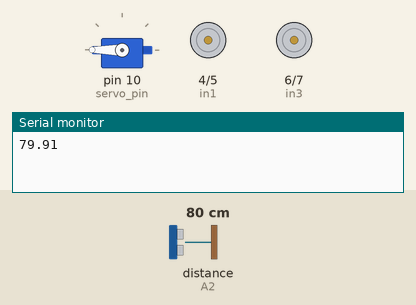
Simulated run of this sketch. Board: Arduino Uno, built with avr-gcc and run on an emulated ATmega328P. Shown: servo, motor-driver pin pairs drawn as motors (green arrow = first pin HIGH = forward, orange = second pin HIGH = backward, longer = more drive, scaled by the enable pin), the last lines printed to the serial monitor. Wiring (inferred from the names in the program): ultrasonic range finder: trigger A1; echo A2. The test bench sets the inputs (shaded band); at power-on: distance to the obstacle (sensor on A2) 80 cm. The echo pulse lasts 58.3 µs per cm.

Above: at 2.0 s.
2.1 s: distance to the obstacle (sensor on A2) set to 23 cm
5.6 s: distance to the obstacle (sensor on A2) set to 18 cm
At 7.2 s:
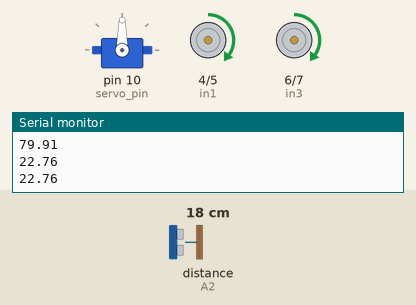
8.4 s: distance to the obstacle (sensor on A2) set to 35 cm
At 9.5 s:
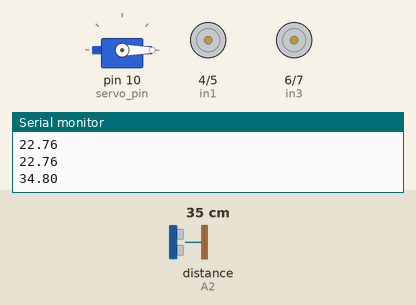
11.9 s: distance to the obstacle (sensor on A2) set to 2 cm
At 12.11 s:
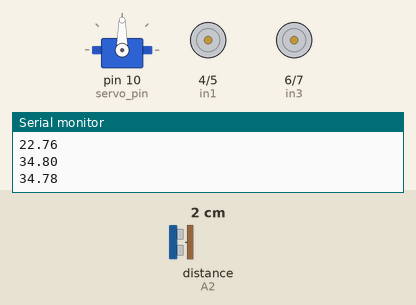
14.5 s: distance to the obstacle (sensor on A2) set to 60 cm
At 15.0 s:
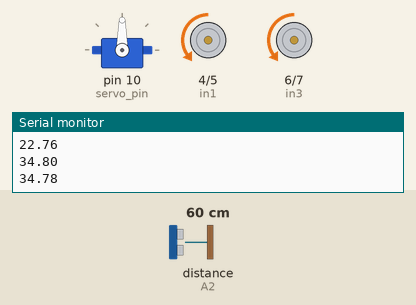
Timing chart, 0 to 19.0 s (numbered marks = the images above; inputs shaded):
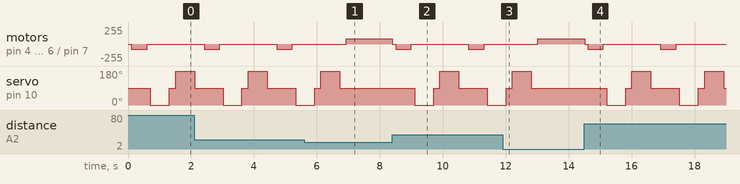

Measured:
- the behaviour switches between 21 and 20 cm on distance to the obstacle (sensor on A2) (found by bisection; images 0 and 1)
- after the input at 5.6 s, servo on pin 10 (servo_pin): goes on until 6.7 s, then stays 90°
- after the input at 8.4 s, motor on pin 4 (in1) / pin 5 (in2), motor on pin 6 (in3) / pin 7 (in4): goes stopped 0.10 s, backward 80/255 0.50 s, stopped 1.8 s, backward 80/255 0.50 s, then stopped, starting at once
- after the input at 11.9 s, servo on pin 10 (servo_pin): goes on until 12.8 s, then stays 90°
- after the input at 14.5 s, motor on pin 4 (in1) / pin 5 (in2), motor on pin 6 (in3) / pin 7 (in4): goes stopped 0.10 s, backward 80/255 0.50 s, stopped 1.8 s, backward 80/255 0.50 s, then stopped, starting at once
- by itself, motor on pin 4 (in1) / pin 5 (in2), motor on pin 6 (in3) / pin 7 (in4): alternates backward 80/255 for 0.50 s and stopped for 1.8 s

The sketch:

ditct_detection_car2.ino
```cpp
#include <Servo.h>

int servo_pin = 10;
int trig_pin = A1;
int echo_pin = A2;

// Motor pins
int ENA = 3;
int ENB = 11;
int in1 = 4;
int in2 = 5;
int in3 = 6;
int in4 = 7;

Servo my_servo;

void setup() {
  Serial.begin(115200);

  my_servo.attach(servo_pin);
  pinMode(ENA, OUTPUT);
  pinMode(ENB, OUTPUT);
  pinMode(trig_pin, OUTPUT);
  pinMode(echo_pin, INPUT);
  pinMode(in1, OUTPUT);
  pinMode(in2, OUTPUT);
  pinMode(in3, OUTPUT);
  pinMode(in4, OUTPUT);
}

void loop() {

  moveRobot();
}

void moveRobot() {
  float distance = calculateDistance();

  if (distance >= 20) {
    moveStop();
    delay(100);
    moveBackward();
    delay(500);
    moveStop();
    delay(100);

    Serial.println(distance);


    int distanceRight = lookRight();
    delay(200);
    int distanceLeft = lookLeft();
    delay(200);

    if (distanceRight < distanceLeft) {
      turnRight();
      delay(300);
      moveRobot();
    }
    else if(distanceRight > distanceLeft) {
      turnLeft();
      delay(200);
      moveRobot();
    }
  } else {
    moveForward();
  }
}

float calculateDistance() {
  digitalWrite(trig_pin, LOW);
  delayMicroseconds(2);
  digitalWrite(trig_pin, HIGH);
  delayMicroseconds(10);
  digitalWrite(trig_pin, LOW);

  long duration = pulseIn(echo_pin, HIGH);
  // float durtion_seconds = duration * 0.000001;
  // float distance = (340 * duration_seconds / 2) * 100;a
  float distance = duration * 0.0344 / 2;

  return distance;
}

int lookRight() {
  my_servo.write(0);
  delay(500);
  int distance = calculateDistance();
  delay(100);
  my_servo.write(90);
  return distance;
}

int lookLeft() {
  my_servo.write(180);
  delay(500);
  int distance = calculateDistance();
  delay(100);
  my_servo.write(90);
  return distance;
}

void moveStop() {
  analogWrite(ENA, 0);
  analogWrite(ENB, 0);
}

void moveForward() {
  digitalWrite(in1, HIGH);
  digitalWrite(in2, LOW);
  analogWrite(ENA, 80);

  digitalWrite(in3, HIGH);
  digitalWrite(in4, LOW);
  analogWrite(ENB, 80);
}

void moveBackward() {
  digitalWrite(in1, LOW);
  digitalWrite(in2, HIGH);
  analogWrite(ENA, 80);

  digitalWrite(in3, LOW);
  digitalWrite(in4, HIGH);
  analogWrite(ENB, 80);
}

void turnRight() {
  digitalWrite(in1, LOW);
  digitalWrite(in2, HIGH);
  analogWrite(ENA, 80);

  digitalWrite(in3, HIGH);
  digitalWrite(in4, LOW);
  analogWrite(ENB, 0);
}

void turnLeft() {
  digitalWrite(in1, HIGH);
  digitalWrite(in2, LOW);
  analogWrite(ENA, 0);

  digitalWrite(in3, LOW);
  digitalWrite(in4, HIGH);
  analogWrite(ENB, 80);
}
```
